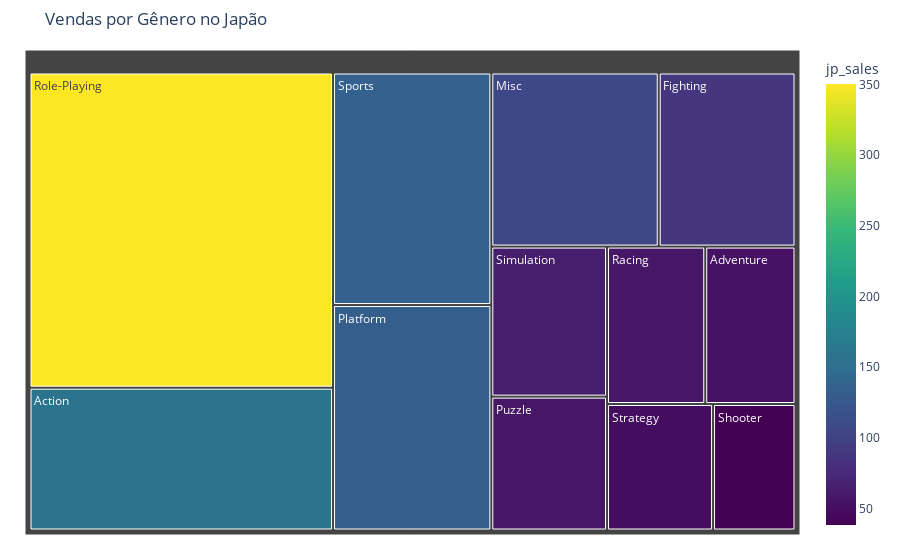

Notebook cell for this chart:
### Code cell
genre_jp = df.groupby('genre')['jp_sales'].sum().reset_index()

fig = px.treemap(
    genre_jp,
    path=['genre'],
    values='jp_sales',
    color='jp_sales',
    color_continuous_scale='viridis',
    title='Vendas por Gênero no Japão'
)

fig.update_traces()
fig.update_layout(margin=dict(t=50, l=25, r=25, b=25))
fig.show()

### Figure 1 — Plotly figure (JSON) as saved in the notebook; plotly's stock layout.template omitted (floating-point values rounded to 4 significant figures)
{"data": [{"branchvalues": "total", "customdata": [[158.7], [52.01], [87.15], [106.7], [130.7], [56.68], [56.61], [350.2], [38.18], [63.54], [134.8], [49.1]], "domain": {"x": [0, 1], "y": [0, 1]}, "hovertemplate": "labels=%{label}<br>jp_sales_sum=%{value}<br>parent=%{parent}<br>id=%{id}<br>jp_sales=%{color}<extra></extra>", "ids": ["Action", "Adventure", "Fighting", "Misc", "Platform", "Puzzle", "Racing", "Role-Playing", "Shooter", "Simulation", "Sports", "Strategy"], "labels": ["Action", "Adventure", "Fighting", "Misc", "Platform", "Puzzle", "Racing", "Role-Playing", "Shooter", "Simulation", "Sports", "Strategy"], "marker": {"coloraxis": "coloraxis", "colors": [158.7, 52.01, 87.15, 106.7, 130.7, 56.68, 56.61, 350.2, 38.18, 63.54, 134.8, 49.1]}, "name": "", "parents": ["", "", "", "", "", "", "", "", "", "", "", ""], "type": "treemap", "values": [158.7, 52.01, 87.15, 106.7, 130.7, 56.68, 56.61, 350.2, 38.18, 63.54, 134.8, 49.1]}], "layout": {"coloraxis": {"colorbar": {"title": {"text": "jp_sales"}}, "colorscale": [[0, "#440154"], [0.1111, "#482878"], [0.2222, "#3e4989"], [0.3333, "#31688e"], [0.4444, "#26828e"], [0.5556, "#1f9e89"], [0.6667, "#35b779"], [0.7778, "#6ece58"], [0.8889, "#b5de2b"], [1, "#fde725"]]}, "legend": {"tracegroupgap": 0}, "margin": {"b": 25, "l": 25, "r": 25, "t": 50}, "title": {"text": "Vendas por Gênero no Japão"}}}
